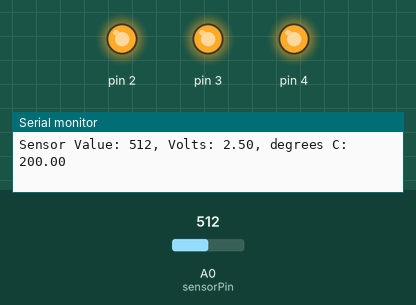
This sketch was run on a simulated Arduino Uno, built with avr-gcc and run on an emulated ATmega328P. Shown: output pins drawn as LEDs (lit = HIGH), the last lines printed to the serial monitor. The test bench sets the inputs (shaded band); at power-on: A0 (sensorPin) = 512.

Above: at 1.8 s.
1.9 s: A0 (sensorPin) set to 157
3.4 s: A0 (sensorPin) set to 136
At 4.9 s:
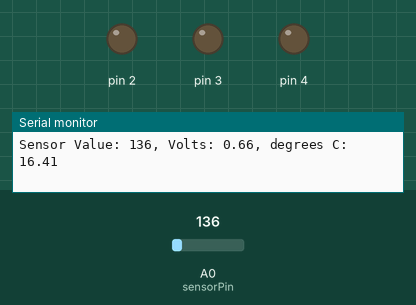
5.5 s: A0 (sensorPin) set to 306
At 6.5 s:
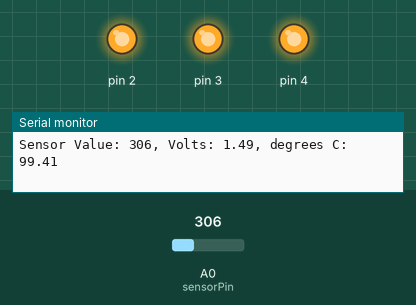
7.5 s: A0 (sensorPin) set to 122
At 9.3 s:
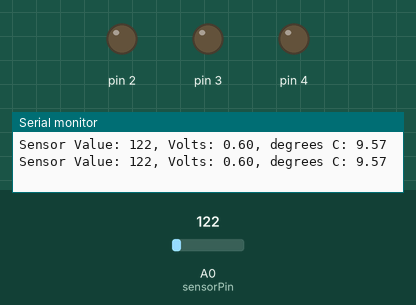
Timing chart, 0 to 10.5 s (numbered marks = the images above; inputs shaded):
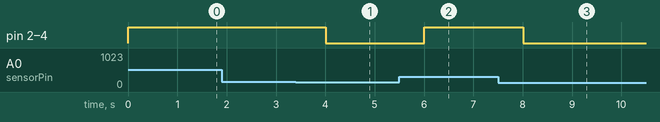

Measured:
- the behaviour switches between 144 and 143 on A0 (sensorPin) (found by bisection; images 0 and 1)
- after the input at 3.4 s, pin 2–4: HIGH → LOW after 0.61 s
- after the input at 5.5 s, pin 2–4: LOW → HIGH after 0.51 s
- after the input at 7.5 s, pin 2–4: HIGH → LOW after 0.51 s

The sketch:

Circuito6.ino
```cpp
const int sensorPin = A0;               // Analog pin where the temperature sensor is connected
const float baselineTemp = 20.0;        // Baseline temperature for LED logic

void setup() {
  Serial.begin(9600);                   // Start serial communication

  // Set pins 2, 3, and 4 as output for LEDs and turn them off
  for (int pinNumber = 2; pinNumber < 5; pinNumber++) {
    pinMode(pinNumber, OUTPUT);
    digitalWrite(pinNumber, LOW);
  }
}

void loop() {
  int sensorVal = analogRead(sensorPin);   // Read value from temperature sensor
  Serial.print("Sensor Value: ");
  Serial.print(sensorVal);

  // Convert sensor reading to voltage
  float voltage = (sensorVal / 1024.0) * 5.0;
  Serial.print(", Volts: ");
  Serial.print(voltage);

  // Convert voltage to temperature in Celsius
  float temperature = (voltage - 0.5) * 100;
  Serial.print(", degrees C: ");
  Serial.println(temperature);

  // Control LEDs based on temperature ranges
  if (temperature < baselineTemp) {
    digitalWrite(2, LOW);
    digitalWrite(3, LOW);
    digitalWrite(4, LOW);
  } else if (temperature >= baselineTemp + 2 && temperature < baselineTemp + 4) {
    digitalWrite(2, HIGH);
    digitalWrite(3, LOW);
    digitalWrite(4, LOW);
  } else if (temperature >= baselineTemp + 4 && temperature < baselineTemp + 6) {
    digitalWrite(2, HIGH);
    digitalWrite(3, HIGH);
    digitalWrite(4, LOW);
  } else if (temperature >= baselineTemp + 6) {
    digitalWrite(2, HIGH);
    digitalWrite(3, HIGH);
    digitalWrite(4, HIGH);
  }

  delay(1000);  // Wait 1 second before reading again
}
```
